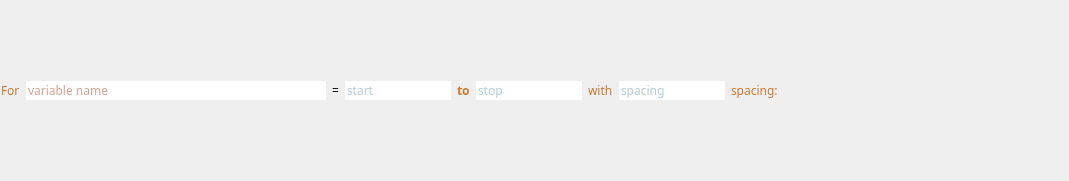
<?xml version="1.0" encoding="UTF-8"?>
<ui version="4.0">
 <class>ArangeDeclaration</class>
 <widget class="QWidget" name="ArangeDeclaration">
  <property name="geometry">
   <rect>
    <x>0</x>
    <y>0</y>
    <width>1069</width>
    <height>181</height>
   </rect>
  </property>
  <property name="font">
   <font>
    <family>JetBrains Mono</family>
    <weight>75</weight>
    <bold>true</bold>
   </font>
  </property>
  <property name="mouseTracking">
   <bool>true</bool>
  </property>
  <property name="windowTitle">
   <string>Form</string>
  </property>
  <property name="autoFillBackground">
   <bool>false</bool>
  </property>
  <layout class="QHBoxLayout" name="horizontalLayout">
   <property name="spacing">
    <number>0</number>
   </property>
   <property name="leftMargin">
    <number>0</number>
   </property>
   <property name="topMargin">
    <number>0</number>
   </property>
   <property name="rightMargin">
    <number>0</number>
   </property>
   <property name="bottomMargin">
    <number>0</number>
   </property>
   <item>
    <widget class="QFrame" name="frame">
     <property name="frameShape">
      <enum>QFrame::NoFrame</enum>
     </property>
     <property name="frameShadow">
      <enum>QFrame::Raised</enum>
     </property>
     <property name="lineWidth">
      <number>0</number>
     </property>
     <layout class="QHBoxLayout" name="horizontalLayout_2" stretch="0,0,0,0,0,0,0,0,0,1">
      <property name="leftMargin">
       <number>1</number>
      </property>
      <property name="topMargin">
       <number>1</number>
      </property>
      <property name="rightMargin">
       <number>1</number>
      </property>
      <property name="bottomMargin">
       <number>1</number>
      </property>
      <item>
       <widget class="QLabel" name="label">
        <property name="sizePolicy">
         <sizepolicy hsizetype="Preferred" vsizetype="Minimum">
          <horstretch>0</horstretch>
          <verstretch>0</verstretch>
         </sizepolicy>
        </property>
        <property name="font">
         <font>
          <family>JetBrains Mono</family>
          <weight>50</weight>
          <bold>false</bold>
         </font>
        </property>
        <property name="styleSheet">
         <string notr="true">color: #CC7832</string>
        </property>
        <property name="text">
         <string>For</string>
        </property>
       </widget>
      </item>
      <item>
       <widget class="AutoResizeLineEdit" name="name_edit">
        <property name="sizePolicy">
         <sizepolicy hsizetype="Fixed" vsizetype="Fixed">
          <horstretch>0</horstretch>
          <verstretch>0</verstretch>
         </sizepolicy>
        </property>
        <property name="minimumSize">
         <size>
          <width>300</width>
          <height>0</height>
         </size>
        </property>
        <property name="font">
         <font>
          <family>JetBrains Mono</family>
          <weight>50</weight>
          <bold>false</bold>
         </font>
        </property>
        <property name="autoFillBackground">
         <bool>false</bool>
        </property>
        <property name="styleSheet">
         <string notr="true">:focus{color: #AA4926}
:!focus{ border: none; color: #AA4926 }</string>
        </property>
        <property name="frame">
         <bool>false</bool>
        </property>
        <property name="placeholderText">
         <string>variable name</string>
        </property>
        <property name="cursorMoveStyle">
         <enum>Qt::VisualMoveStyle</enum>
        </property>
        <property name="clearButtonEnabled">
         <bool>false</bool>
        </property>
       </widget>
      </item>
      <item>
       <widget class="QLabel" name="label_2">
        <property name="sizePolicy">
         <sizepolicy hsizetype="Fixed" vsizetype="Fixed">
          <horstretch>0</horstretch>
          <verstretch>0</verstretch>
         </sizepolicy>
        </property>
        <property name="font">
         <font>
          <weight>50</weight>
          <bold>false</bold>
         </font>
        </property>
        <property name="autoFillBackground">
         <bool>true</bool>
        </property>
        <property name="styleSheet">
         <string notr="true"/>
        </property>
        <property name="text">
         <string>=</string>
        </property>
       </widget>
      </item>
      <item>
       <widget class="AutoResizeLineEdit" name="start_edit">
        <property name="sizePolicy">
         <sizepolicy hsizetype="Minimum" vsizetype="Fixed">
          <horstretch>0</horstretch>
          <verstretch>0</verstretch>
         </sizepolicy>
        </property>
        <property name="font">
         <font>
          <family>JetBrains Mono</family>
          <weight>50</weight>
          <bold>false</bold>
         </font>
        </property>
        <property name="autoFillBackground">
         <bool>false</bool>
        </property>
        <property name="styleSheet">
         <string notr="true">:focus{ color: #6897BB }
:!focus{ border: none; color: #6897BB }</string>
        </property>
        <property name="text">
         <string/>
        </property>
        <property name="frame">
         <bool>false</bool>
        </property>
        <property name="placeholderText">
         <string>start</string>
        </property>
       </widget>
      </item>
      <item>
       <widget class="QLabel" name="label_3">
        <property name="font">
         <font>
          <family>JetBrains Mono</family>
         </font>
        </property>
        <property name="styleSheet">
         <string notr="true">color: #CC7832</string>
        </property>
        <property name="text">
         <string>to</string>
        </property>
       </widget>
      </item>
      <item>
       <widget class="AutoResizeLineEdit" name="stop_edit">
        <property name="sizePolicy">
         <sizepolicy hsizetype="Minimum" vsizetype="Fixed">
          <horstretch>0</horstretch>
          <verstretch>0</verstretch>
         </sizepolicy>
        </property>
        <property name="font">
         <font>
          <family>JetBrains Mono</family>
          <weight>50</weight>
          <bold>false</bold>
         </font>
        </property>
        <property name="autoFillBackground">
         <bool>false</bool>
        </property>
        <property name="styleSheet">
         <string notr="true">:focus{ color: #6897BB }
:!focus{ border: none; color: #6897BB }</string>
        </property>
        <property name="frame">
         <bool>false</bool>
        </property>
        <property name="placeholderText">
         <string>stop</string>
        </property>
        <property name="cursorMoveStyle">
         <enum>Qt::VisualMoveStyle</enum>
        </property>
        <property name="clearButtonEnabled">
         <bool>false</bool>
        </property>
       </widget>
      </item>
      <item>
       <widget class="QLabel" name="label_4">
        <property name="font">
         <font>
          <family>JetBrains Mono</family>
          <weight>50</weight>
          <bold>false</bold>
         </font>
        </property>
        <property name="styleSheet">
         <string notr="true">color: #CC7832</string>
        </property>
        <property name="text">
         <string>with</string>
        </property>
       </widget>
      </item>
      <item>
       <widget class="AutoResizeLineEdit" name="step_edit">
        <property name="sizePolicy">
         <sizepolicy hsizetype="Minimum" vsizetype="Fixed">
          <horstretch>0</horstretch>
          <verstretch>0</verstretch>
         </sizepolicy>
        </property>
        <property name="font">
         <font>
          <weight>50</weight>
          <bold>false</bold>
         </font>
        </property>
        <property name="autoFillBackground">
         <bool>false</bool>
        </property>
        <property name="styleSheet">
         <string notr="true">:focus{ color: #6897BB }
:!focus{ border: none; color: #6897BB }</string>
        </property>
        <property name="frame">
         <bool>false</bool>
        </property>
        <property name="placeholderText">
         <string>spacing</string>
        </property>
        <property name="cursorMoveStyle">
         <enum>Qt::VisualMoveStyle</enum>
        </property>
        <property name="clearButtonEnabled">
         <bool>false</bool>
        </property>
       </widget>
      </item>
      <item>
       <widget class="QLabel" name="label_5">
        <property name="font">
         <font>
          <family>JetBrains Mono</family>
          <weight>50</weight>
          <bold>false</bold>
         </font>
        </property>
        <property name="styleSheet">
         <string notr="true">color: #CC7832</string>
        </property>
        <property name="text">
         <string>spacing:</string>
        </property>
       </widget>
      </item>
      <item>
       <spacer name="horizontalSpacer">
        <property name="orientation">
         <enum>Qt::Horizontal</enum>
        </property>
        <property name="sizeHint" stdset="0">
         <size>
          <width>296</width>
          <height>20</height>
         </size>
        </property>
       </spacer>
      </item>
     </layout>
    </widget>
   </item>
  </layout>
 </widget>
 <customwidgets>
  <customwidget>
   <class>AutoResizeLineEdit</class>
   <extends>QLineEdit</extends>
   <header>widgets.auto_resize_lineedit.h</header>
  </customwidget>
 </customwidgets>
 <resources>
  <include location="../../resources/resources.qrc"/>
 </resources>
 <connections/>
</ui>
